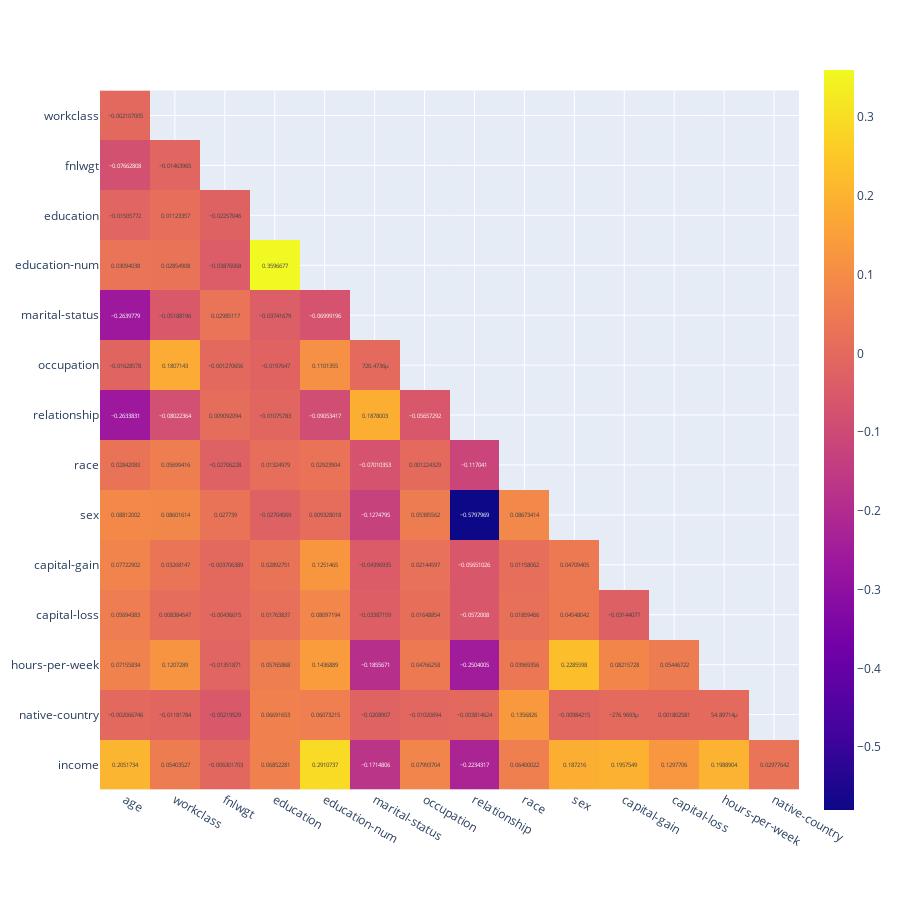

This figure's notebook cell:
### Code cell
data.fillna('Missing', inplace=True)

categorical_columns = data.select_dtypes(include=['object']).columns

label_encoders = {}
for column in data.select_dtypes(include=['object']).columns:
    le = LabelEncoder()
    data[column] = le.fit_transform(data[column])
    label_encoders[column] = le

correlation_matrix = data.corr()

mask = np.zeros_like(correlation_matrix, dtype=bool)
mask[np.triu_indices_from(mask)] = True

df_corr_viz = correlation_matrix.mask(mask).dropna(how='all').dropna(axis=1, how='all')

fig = px.imshow(df_corr_viz, text_auto=True)
fig.update_layout(height=900, width=900)
fig.show()

### Figure 1 — Plotly figure (JSON) as saved in the notebook; plotly's stock layout.template omitted (floating-point values rounded to 4 significant figures; data arrays with more than 128 entries replaced by an {"elided": "..."} marker saying what was removed)
{"data": [{"coloraxis": "coloraxis", "hovertemplate": "x: %{x}<br>y: %{y}<br>color: %{z}<extra></extra>", "name": "0", "texttemplate": "%{z}", "type": "heatmap", "x": ["age", "workclass", "fnlwgt", "education", "education-num", "marital-status", "occupation", "relationship", "race", "sex", "capital-gain", "capital-loss", "hours-per-week", "native-country"], "xaxis": "x", "y": ["workclass", "fnlwgt", "education", "education-num", "marital-status", "occupation", "relationship", "race", "sex", "capital-gain", "capital-loss", "hours-per-week", "native-country", "income"], "yaxis": "y", "z": {"elided": "14x14 float values"}}], "layout": {"coloraxis": {"colorscale": [[0, "#0d0887"], [0.1111, "#46039f"], [0.2222, "#7201a8"], [0.3333, "#9c179e"], [0.4444, "#bd3786"], [0.5556, "#d8576b"], [0.6667, "#ed7953"], [0.7778, "#fb9f3a"], [0.8889, "#fdca26"], [1, "#f0f921"]]}, "height": 900, "margin": {"t": 60}, "width": 900, "xaxis": {"anchor": "y", "constrain": "domain", "domain": [0, 1], "scaleanchor": "y"}, "yaxis": {"anchor": "x", "autorange": "reversed", "constrain": "domain", "domain": [0, 1]}}}
